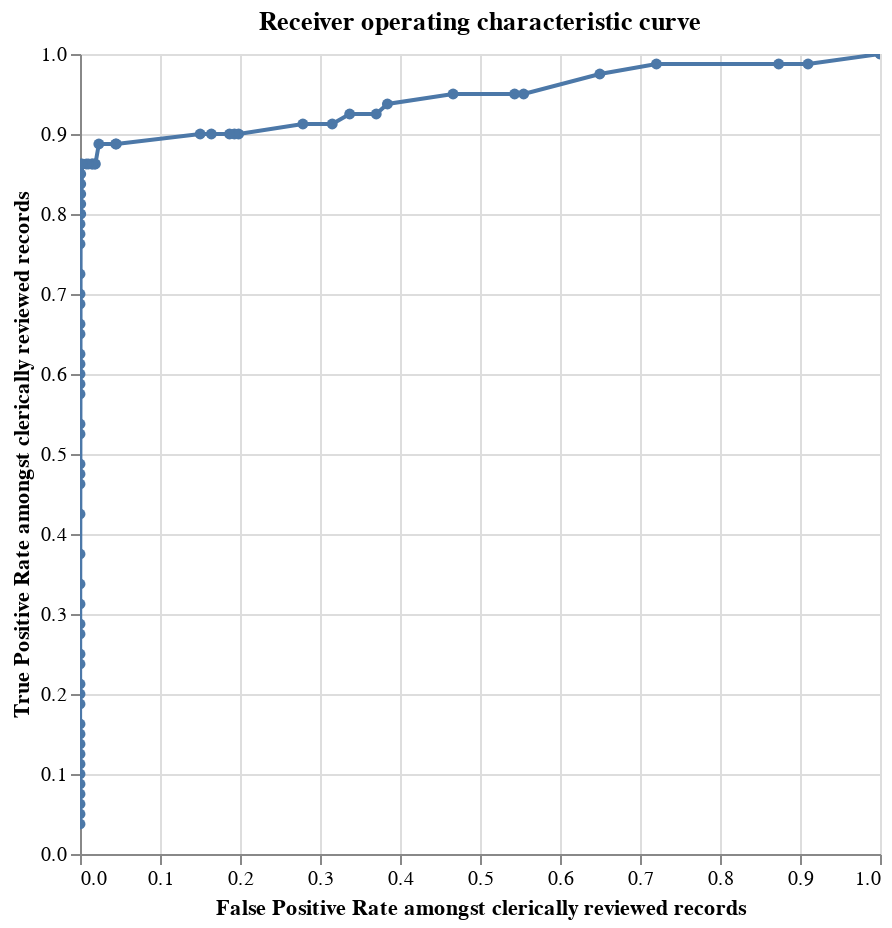

Notebook code cell kept with this figure:
### Markdown cell above
Then to produce the chart:

### Code cell
linker.con.register("labels", df_labels)

c = linker.roc_from_labels("labels")

### Figure 1 — Vega-Lite specification as saved in the notebook (floating-point values rounded to 4 significant figures)
{"$schema": "https://vega.github.io/schema/vega-lite/v4.8.1.json", "title": "Receiver operating characteristic curve", "height": 400, "width": 400, "data": {"values": [{"truth_threshold": -11.12, "row_count": 1225.0, "P": 80.0, "N": 1145.0, "TP": 80.0, "TN": 0.0, "FP": 1145.0, "FN": 0.0, "P_rate": 0.0, "N_rate": 0.9347, "TP_rate": 1.0, "TN_rate": 0.0, "FP_rate": 1.0, "FN_rate": 0.0, "precision": 0.06531, "recall": 1.0}, {"truth_threshold": -10.28, "row_count": 1225.0, "P": 80.0, "N": 1145.0, "TP": 79.0, "TN": 103.0, "FP": 1042.0, "FN": 1.0, "P_rate": 0.0, "N_rate": 0.9347, "TP_rate": 0.9875, "TN_rate": 0.08996, "FP_rate": 0.91, "FN_rate": 0.0125, "precision": 0.07047, "recall": 0.9875}, {"truth_threshold": -9.958, "row_count": 1225.0, "P": 80.0, "N": 1145.0, "TP": 79.0, "TN": 145.0, "FP": 1000.0, "FN": 1.0, "P_rate": 0.0, "N_rate": 0.9347, "TP_rate": 0.9875, "TN_rate": 0.1266, "FP_rate": 0.8734, "FN_rate": 0.0125, "precision": 0.07322, "recall": 0.9875}, {"truth_threshold": -9.89, "row_count": 1225.0, "P": 80.0, "N": 1145.0, "TP": 79.0, "TN": 320.0, "FP": 825.0, "FN": 1.0, "P_rate": 0.0, "N_rate": 0.9347, "TP_rate": 0.9875, "TN_rate": 0.2795, "FP_rate": 0.7205, "FN_rate": 0.0125, "precision": 0.08739, "recall": 0.9875}, {"truth_threshold": -9.121, "row_count": 1225.0, "P": 80.0, "N": 1145.0, "TP": 78.0, "TN": 401.0, "FP": 744.0, "FN": 2.0, "P_rate": 0.0, "N_rate": 0.9347, "TP_rate": 0.975, "TN_rate": 0.3502, "FP_rate": 0.6498, "FN_rate": 0.025, "precision": 0.09489, "recall": 0.975}, {"truth_threshold": -9.053, "row_count": 1225.0, "P": 80.0, "N": 1145.0, "TP": 76.0, "TN": 510.0, "FP": 635.0, "FN": 4.0, "P_rate": 0.0, "N_rate": 0.9347, "TP_rate": 0.95, "TN_rate": 0.4454, "FP_rate": 0.5546, "FN_rate": 0.05, "precision": 0.1069, "recall": 0.95}, {"truth_threshold": -9.043, "row_count": 1225.0, "P": 80.0, "N": 1145.0, "TP": 76.0, "TN": 523.0, "FP": 622.0, "FN": 4.0, "P_rate": 0.0, "N_rate": 0.9347, "TP_rate": 0.95, "TN_rate": 0.4568, "FP_rate": 0.5432, "FN_rate": 0.05, "precision": 0.1089, "recall": 0.95}, {"truth_threshold": -8.731, "row_count": 1225.0, "P": 80.0, "N": 1145.0, "TP": 76.0, "TN": 611.0, "FP": 534.0, "FN": 4.0, "P_rate": 0.0, "N_rate": 0.9347, "TP_rate": 0.95, "TN_rate": 0.5336, "FP_rate": 0.4664, "FN_rate": 0.05, "precision": 0.1246, "recall": 0.95}, {"truth_threshold": -8.519, "row_count": 1225.0, "P": 80.0, "N": 1145.0, "TP": 75.0, "TN": 705.0, "FP": 440.0, "FN": 5.0, "P_rate": 0.0, "N_rate": 0.9347, "TP_rate": 0.9375, "TN_rate": 0.6157, "FP_rate": 0.3843, "FN_rate": 0.0625, "precision": 0.1456, "recall": 0.9375}, {"truth_threshold": -8.206, "row_count": 1225.0, "P": 80.0, "N": 1145.0, "TP": 74.0, "TN": 721.0, "FP": 424.0, "FN": 6.0, "P_rate": 0.0, "N_rate": 0.9347, "TP_rate": 0.925, "TN_rate": 0.6297, "FP_rate": 0.3703, "FN_rate": 0.075, "precision": 0.1486, "recall": 0.925}, {"truth_threshold": -7.894, "row_count": 1225.0, "P": 80.0, "N": 1145.0, "TP": 74.0, "TN": 759.0, "FP": 386.0, "FN": 6.0, "P_rate": 0.0, "N_rate": 0.9347, "TP_rate": 0.925, "TN_rate": 0.6629, "FP_rate": 0.3371, "FN_rate": 0.075, "precision": 0.1609, "recall": 0.925}, {"truth_threshold": -7.884, "row_count": 1225.0, "P": 80.0, "N": 1145.0, "TP": 73.0, "TN": 784.0, "FP": 361.0, "FN": 7.0, "P_rate": 0.0, "N_rate": 0.9347, "TP_rate": 0.9125, "TN_rate": 0.6847, "FP_rate": 0.3153, "FN_rate": 0.0875, "precision": 0.1682, "recall": 0.9125}, {"truth_threshold": -7.816, "row_count": 1225.0, "P": 80.0, "N": 1145.0, "TP": 73.0, "TN": 826.0, "FP": 319.0, "FN": 7.0, "P_rate": 0.0, "N_rate": 0.9347, "TP_rate": 0.9125, "TN_rate": 0.7214, "FP_rate": 0.2786, "FN_rate": 0.0875, "precision": 0.1862, "recall": 0.9125}, {"truth_threshold": -7.682, "row_count": 1225.0, "P": 80.0, "N": 1145.0, "TP": 72.0, "TN": 918.0, "FP": 227.0, "FN": 8.0, "P_rate": 0.0, "N_rate": 0.9347, "TP_rate": 0.9, "TN_rate": 0.8017, "FP_rate": 0.1983, "FN_rate": 0.1, "precision": 0.2408, "recall": 0.9}, {"truth_threshold": -7.292, "row_count": 1225.0, "P": 80.0, "N": 1145.0, "TP": 72.0, "TN": 924.0, "FP": 221.0, "FN": 8.0, "P_rate": 0.0, "N_rate": 0.9347, "TP_rate": 0.9, "TN_rate": 0.807, "FP_rate": 0.193, "FN_rate": 0.1, "precision": 0.2457, "recall": 0.9}, {"truth_threshold": -7.047, "row_count": 1225.0, "P": 80.0, "N": 1145.0, "TP": 72.0, "TN": 931.0, "FP": 214.0, "FN": 8.0, "P_rate": 0.0, "N_rate": 0.9347, "TP_rate": 0.9, "TN_rate": 0.8131, "FP_rate": 0.1869, "FN_rate": 0.1, "precision": 0.2517, "recall": 0.9}, {"truth_threshold": -6.978, "row_count": 1225.0, "P": 80.0, "N": 1145.0, "TP": 72.0, "TN": 957.0, "FP": 188.0, "FN": 8.0, "P_rate": 0.0, "N_rate": 0.9347, "TP_rate": 0.9, "TN_rate": 0.8358, "FP_rate": 0.1642, "FN_rate": 0.1, "precision": 0.2769, "recall": 0.9}, {"truth_threshold": -6.656, "row_count": 1225.0, "P": 80.0, "N": 1145.0, "TP": 72.0, "TN": 973.0, "FP": 172.0, "FN": 8.0, "P_rate": 0.0, "N_rate": 0.9347, "TP_rate": 0.9, "TN_rate": 0.8498, "FP_rate": 0.1502, "FN_rate": 0.1, "precision": 0.2951, "recall": 0.9}, {"truth_threshold": -6.455, "row_count": 1225.0, "P": 80.0, "N": 1145.0, "TP": 71.0, "TN": 1093.0, "FP": 52.0, "FN": 9.0, "P_rate": 0.0, "N_rate": 0.9347, "TP_rate": 0.8875, "TN_rate": 0.9546, "FP_rate": 0.04541, "FN_rate": 0.1125, "precision": 0.5772, "recall": 0.8875}, {"truth_threshold": -5.819, "row_count": 1225.0, "P": 80.0, "N": 1145.0, "TP": 71.0, "TN": 1094.0, "FP": 51.0, "FN": 9.0, "P_rate": 0.0, "N_rate": 0.9347, "TP_rate": 0.8875, "TN_rate": 0.9555, "FP_rate": 0.04454, "FN_rate": 0.1125, "precision": 0.582, "recall": 0.8875}, {"truth_threshold": -5.217, "row_count": 1225.0, "P": 80.0, "N": 1145.0, "TP": 71.0, "TN": 1118.0, "FP": 27.0, "FN": 9.0, "P_rate": 0.0, "N_rate": 0.9347, "TP_rate": 0.8875, "TN_rate": 0.9764, "FP_rate": 0.02358, "FN_rate": 0.1125, "precision": 0.7245, "recall": 0.8875}, {"truth_threshold": -4.38, "row_count": 1225.0, "P": 80.0, "N": 1145.0, "TP": 69.0, "TN": 1123.0, "FP": 22.0, "FN": 11.0, "P_rate": 0.0, "N_rate": 0.9347, "TP_rate": 0.8625, "TN_rate": 0.9808, "FP_rate": 0.01921, "FN_rate": 0.1375, "precision": 0.7582, "recall": 0.8625}, {"truth_threshold": -4.301, "row_count": 1225.0, "P": 80.0, "N": 1145.0, "TP": 69.0, "TN": 1124.0, "FP": 21.0, "FN": 11.0, "P_rate": 0.0, "N_rate": 0.9347, "TP_rate": 0.8625, "TN_rate": 0.9817, "FP_rate": 0.01834, "FN_rate": 0.1375, "precision": 0.7667, "recall": 0.8625}, {"truth_threshold": -3.464, "row_count": 1225.0, "P": 80.0, "N": 1145.0, "TP": 69.0, "TN": 1127.0, "FP": 18.0, "FN": 11.0, "P_rate": 0.0, "N_rate": 0.9347, "TP_rate": 0.8625, "TN_rate": 0.9843, "FP_rate": 0.01572, "FN_rate": 0.1375, "precision": 0.7931, "recall": 0.8625}, {"truth_threshold": -3.142, "row_count": 1225.0, "P": 80.0, "N": 1145.0, "TP": 69.0, "TN": 1128.0, "FP": 17.0, "FN": 11.0, "P_rate": 0.0, "N_rate": 0.9347, "TP_rate": 0.8625, "TN_rate": 0.9852, "FP_rate": 0.01485, "FN_rate": 0.1375, "precision": 0.8023, "recall": 0.8625}, {"truth_threshold": -2.18, "row_count": 1225.0, "P": 80.0, "N": 1145.0, "TP": 69.0, "TN": 1133.0, "FP": 12.0, "FN": 11.0, "P_rate": 0.0, "N_rate": 0.9347, "TP_rate": 0.8625, "TN_rate": 0.9895, "FP_rate": 0.01048, "FN_rate": 0.1375, "precision": 0.8519, "recall": 0.8625}, {"truth_threshold": -1.915, "row_count": 1225.0, "P": 80.0, "N": 1145.0, "TP": 69.0, "TN": 1136.0, "FP": 9.0, "FN": 11.0, "P_rate": 0.0, "N_rate": 0.9347, "TP_rate": 0.8625, "TN_rate": 0.9921, "FP_rate": 0.00786, "FN_rate": 0.1375, "precision": 0.8846, "recall": 0.8625}, {"truth_threshold": -1.703, "row_count": 1225.0, "P": 80.0, "N": 1145.0, "TP": 69.0, "TN": 1142.0, "FP": 3.0, "FN": 11.0, "P_rate": 0.0, "N_rate": 0.9347, "TP_rate": 0.8625, "TN_rate": 0.9974, "FP_rate": 0.00262, "FN_rate": 0.1375, "precision": 0.9583, "recall": 0.8625}, {"truth_threshold": -1.465, "row_count": 1225.0, "P": 80.0, "N": 1145.0, "TP": 69.0, "TN": 1144.0, "FP": 1.0, "FN": 11.0, "P_rate": 0.0, "N_rate": 0.9347, "TP_rate": 0.8625, "TN_rate": 0.9991, "FP_rate": 0.0008734, "FN_rate": 0.1375, "precision": 0.9857, "recall": 0.8625}, {"truth_threshold": -1.397, "row_count": 1225.0, "P": 80.0, "N": 1145.0, "TP": 68.0, "TN": 1144.0, "FP": 1.0, "FN": 12.0, "P_rate": 0.0, "N_rate": 0.9347, "TP_rate": 0.85, "TN_rate": 0.9991, "FP_rate": 0.0008734, "FN_rate": 0.15, "precision": 0.9855, "recall": 0.85}, {"truth_threshold": -1.351, "row_count": 1225.0, "P": 80.0, "N": 1145.0, "TP": 67.0, "TN": 1144.0, "FP": 1.0, "FN": 13.0, "P_rate": 0.0, "N_rate": 0.9347, "TP_rate": 0.8375, "TN_rate": 0.9991, "FP_rate": 0.0008734, "FN_rate": 0.1625, "precision": 0.9853, "recall": 0.8375}, {"truth_threshold": -1.282, "row_count": 1225.0, "P": 80.0, "N": 1145.0, "TP": 66.0, "TN": 1144.0, "FP": 1.0, "FN": 14.0, "P_rate": 0.0, "N_rate": 0.9347, "TP_rate": 0.825, "TN_rate": 0.9991, "FP_rate": 0.0008734, "FN_rate": 0.175, "precision": 0.9851, "recall": 0.825}, {"truth_threshold": -1.077, "row_count": 1225.0, "P": 80.0, "N": 1145.0, "TP": 65.0, "TN": 1144.0, "FP": 1.0, "FN": 15.0, "P_rate": 0.0, "N_rate": 0.9347, "TP_rate": 0.8125, "TN_rate": 0.9991, "FP_rate": 0.0008734, "FN_rate": 0.1875, "precision": 0.9848, "recall": 0.8125}, {"truth_threshold": -0.9527, "row_count": 1225.0, "P": 80.0, "N": 1145.0, "TP": 64.0, "TN": 1144.0, "FP": 1.0, "FN": 16.0, "P_rate": 0.0, "N_rate": 0.9347, "TP_rate": 0.8, "TN_rate": 0.9991, "FP_rate": 0.0008734, "FN_rate": 0.2, "precision": 0.9846, "recall": 0.8}, {"truth_threshold": -0.6999, "row_count": 1225.0, "P": 80.0, "N": 1145.0, "TP": 64.0, "TN": 1145.0, "FP": 0.0, "FN": 16.0, "P_rate": 0.0, "N_rate": 0.9347, "TP_rate": 0.8, "TN_rate": 1.0, "FP_rate": 0.0, "FN_rate": 0.2, "precision": 1.0, "recall": 0.8}, {"truth_threshold": -0.628, "row_count": 1225.0, "P": 80.0, "N": 1145.0, "TP": 63.0, "TN": 1145.0, "FP": 0.0, "FN": 17.0, "P_rate": 0.0, "N_rate": 0.9347, "TP_rate": 0.7875, "TN_rate": 1.0, "FP_rate": 0.0, "FN_rate": 0.2125, "precision": 1.0, "recall": 0.7875}, {"truth_threshold": -0.5599, "row_count": 1225.0, "P": 80.0, "N": 1145.0, "TP": 62.0, "TN": 1145.0, "FP": 0.0, "FN": 18.0, "P_rate": 0.0, "N_rate": 0.9347, "TP_rate": 0.775, "TN_rate": 1.0, "FP_rate": 0.0, "FN_rate": 0.225, "precision": 1.0, "recall": 0.775}, {"truth_threshold": -0.5133, "row_count": 1225.0, "P": 80.0, "N": 1145.0, "TP": 61.0, "TN": 1145.0, "FP": 0.0, "FN": 19.0, "P_rate": 0.0, "N_rate": 0.9347, "TP_rate": 0.7625, "TN_rate": 1.0, "FP_rate": 0.0, "FN_rate": 0.2375, "precision": 1.0, "recall": 0.7625}, {"truth_threshold": -0.2379, "row_count": 1225.0, "P": 80.0, "N": 1145.0, "TP": 58.0, "TN": 1145.0, "FP": 0.0, "FN": 22.0, "P_rate": 0.0, "N_rate": 0.9347, "TP_rate": 0.725, "TN_rate": 1.0, "FP_rate": 0.0, "FN_rate": 0.275, "precision": 1.0, "recall": 0.725}, {"truth_threshold": 0.402, "row_count": 1225.0, "P": 80.0, "N": 1145.0, "TP": 56.0, "TN": 1145.0, "FP": 0.0, "FN": 24.0, "P_rate": 0.0, "N_rate": 0.9347, "TP_rate": 0.7, "TN_rate": 1.0, "FP_rate": 0.0, "FN_rate": 0.3, "precision": 1.0, "recall": 0.7}, {"truth_threshold": 0.6821, "row_count": 1225.0, "P": 80.0, "N": 1145.0, "TP": 55.0, "TN": 1145.0, "FP": 0.0, "FN": 25.0, "P_rate": 0.0, "N_rate": 0.9347, "TP_rate": 0.6875, "TN_rate": 1.0, "FP_rate": 0.0, "FN_rate": 0.3125, "precision": 1.0, "recall": 0.6875}, {"truth_threshold": 0.739, "row_count": 1225.0, "P": 80.0, "N": 1145.0, "TP": 53.0, "TN": 1145.0, "FP": 0.0, "FN": 27.0, "P_rate": 0.0, "N_rate": 0.9347, "TP_rate": 0.6625, "TN_rate": 1.0, "FP_rate": 0.0, "FN_rate": 0.3375, "precision": 1.0, "recall": 0.6625}, {"truth_threshold": 0.7922, "row_count": 1225.0, "P": 80.0, "N": 1145.0, "TP": 52.0, "TN": 1145.0, "FP": 0.0, "FN": 28.0, "P_rate": 0.0, "N_rate": 0.9347, "TP_rate": 0.65, "TN_rate": 1.0, "FP_rate": 0.0, "FN_rate": 0.35, "precision": 1.0, "recall": 0.65}, {"truth_threshold": 0.8109, "row_count": 1225.0, "P": 80.0, "N": 1145.0, "TP": 50.0, "TN": 1145.0, "FP": 0.0, "FN": 30.0, "P_rate": 0.0, "N_rate": 0.9347, "TP_rate": 0.625, "TN_rate": 1.0, "FP_rate": 0.0, "FN_rate": 0.375, "precision": 1.0, "recall": 0.625}, {"truth_threshold": 1.951, "row_count": 1225.0, "P": 80.0, "N": 1145.0, "TP": 49.0, "TN": 1145.0, "FP": 0.0, "FN": 31.0, "P_rate": 0.0, "N_rate": 0.9347, "TP_rate": 0.6125, "TN_rate": 1.0, "FP_rate": 0.0, "FN_rate": 0.3875, "precision": 1.0, "recall": 0.6125}, {"truth_threshold": 2.121, "row_count": 1225.0, "P": 80.0, "N": 1145.0, "TP": 48.0, "TN": 1145.0, "FP": 0.0, "FN": 32.0, "P_rate": 0.0, "N_rate": 0.9347, "TP_rate": 0.6, "TN_rate": 1.0, "FP_rate": 0.0, "FN_rate": 0.4, "precision": 1.0, "recall": 0.6}, {"truth_threshold": 2.789, "row_count": 1225.0, "P": 80.0, "N": 1145.0, "TP": 47.0, "TN": 1145.0, "FP": 0.0, "FN": 33.0, "P_rate": 0.0, "N_rate": 0.9347, "TP_rate": 0.5875, "TN_rate": 1.0, "FP_rate": 0.0, "FN_rate": 0.4125, "precision": 1.0, "recall": 0.5875}, {"truth_threshold": 5.941, "row_count": 1225.0, "P": 80.0, "N": 1145.0, "TP": 46.0, "TN": 1145.0, "FP": 0.0, "FN": 34.0, "P_rate": 0.0, "N_rate": 0.9347, "TP_rate": 0.575, "TN_rate": 1.0, "FP_rate": 0.0, "FN_rate": 0.425, "precision": 1.0, "recall": 0.575}, {"truth_threshold": 6.428, "row_count": 1225.0, "P": 80.0, "N": 1145.0, "TP": 43.0, "TN": 1145.0, "FP": 0.0, "FN": 37.0, "P_rate": 0.0, "N_rate": 0.9347, "TP_rate": 0.5375, "TN_rate": 1.0, "FP_rate": 0.0, "FN_rate": 0.4625, "precision": 1.0, "recall": 0.5375}, {"truth_threshold": 6.634, "row_count": 1225.0, "P": 80.0, "N": 1145.0, "TP": 42.0, "TN": 1145.0, "FP": 0.0, "FN": 38.0, "P_rate": 0.0, "N_rate": 0.9347, "TP_rate": 0.525, "TN_rate": 1.0, "FP_rate": 0.0, "FN_rate": 0.475, "precision": 1.0, "recall": 0.525}, {"truth_threshold": 6.639, "row_count": 1225.0, "P": 80.0, "N": 1145.0, "TP": 39.0, "TN": 1145.0, "FP": 0.0, "FN": 41.0, "P_rate": 0.0, "N_rate": 0.9347, "TP_rate": 0.4875, "TN_rate": 1.0, "FP_rate": 0.0, "FN_rate": 0.5125, "precision": 1.0, "recall": 0.4875}, {"truth_threshold": 6.903, "row_count": 1225.0, "P": 80.0, "N": 1145.0, "TP": 38.0, "TN": 1145.0, "FP": 0.0, "FN": 42.0, "P_rate": 0.0, "N_rate": 0.9347, "TP_rate": 0.475, "TN_rate": 1.0, "FP_rate": 0.0, "FN_rate": 0.525, "precision": 1.0, "recall": 0.475}, {"truth_threshold": 7.101, "row_count": 1225.0, "P": 80.0, "N": 1145.0, "TP": 37.0, "TN": 1145.0, "FP": 0.0, "FN": 43.0, "P_rate": 0.0, "N_rate": 0.9347, "TP_rate": 0.4625, "TN_rate": 1.0, "FP_rate": 0.0, "FN_rate": 0.5375, "precision": 1.0, "recall": 0.4625}, {"truth_threshold": 7.471, "row_count": 1225.0, "P": 80.0, "N": 1145.0, "TP": 34.0, "TN": 1145.0, "FP": 0.0, "FN": 46.0, "P_rate": 0.0, "N_rate": 0.9347, "TP_rate": 0.425, "TN_rate": 1.0, "FP_rate": 0.0, "FN_rate": 0.575, "precision": 1.0, "recall": 0.425}, {"truth_threshold": 7.655, "row_count": 1225.0, "P": 80.0, "N": 1145.0, "TP": 30.0, "TN": 1145.0, "FP": 0.0, "FN": 50.0, "P_rate": 0.0, "N_rate": 0.9347, "TP_rate": 0.375, "TN_rate": 1.0, "FP_rate": 0.0, "FN_rate": 0.625, "precision": 1.0, "recall": 0.375}, {"truth_threshold": 7.908, "row_count": 1225.0, "P": 80.0, "N": 1145.0, "TP": 27.0, "TN": 1145.0, "FP": 0.0, "FN": 53.0, "P_rate": 0.0, "N_rate": 0.9347, "TP_rate": 0.3375, "TN_rate": 1.0, "FP_rate": 0.0, "FN_rate": 0.6625, "precision": 1.0, "recall": 0.3375}, {"truth_threshold": 8.131, "row_count": 1225.0, "P": 80.0, "N": 1145.0, "TP": 25.0, "TN": 1145.0, "FP": 0.0, "FN": 55.0, "P_rate": 0.0, "N_rate": 0.9347, "TP_rate": 0.3125, "TN_rate": 1.0, "FP_rate": 0.0, "FN_rate": 0.6875, "precision": 1.0, "recall": 0.3125}, {"truth_threshold": 8.37, "row_count": 1225.0, "P": 80.0, "N": 1145.0, "TP": 23.0, "TN": 1145.0, "FP": 0.0, "FN": 57.0, "P_rate": 0.0, "N_rate": 0.9347, "TP_rate": 0.2875, "TN_rate": 1.0, "FP_rate": 0.0, "FN_rate": 0.7125, "precision": 1.0, "recall": 0.2875}, {"truth_threshold": 8.63, "row_count": 1225.0, "P": 80.0, "N": 1145.0, "TP": 22.0, "TN": 1145.0, "FP": 0.0, "FN": 58.0, "P_rate": 0.0, "N_rate": 0.9347, "TP_rate": 0.275, "TN_rate": 1.0, "FP_rate": 0.0, "FN_rate": 0.725, "precision": 1.0, "recall": 0.275}, {"truth_threshold": 8.713, "row_count": 1225.0, "P": 80.0, "N": 1145.0, "TP": 20.0, "TN": 1145.0, "FP": 0.0, "FN": 60.0, "P_rate": 0.0, "N_rate": 0.9347, "TP_rate": 0.25, "TN_rate": 1.0, "FP_rate": 0.0, "FN_rate": 0.75, "precision": 1.0, "recall": 0.25}, {"truth_threshold": 9.29, "row_count": 1225.0, "P": 80.0, "N": 1145.0, "TP": 19.0, "TN": 1145.0, "FP": 0.0, "FN": 61.0, "P_rate": 0.0, "N_rate": 0.9347, "TP_rate": 0.2375, "TN_rate": 1.0, "FP_rate": 0.0, "FN_rate": 0.7625, "precision": 1.0, "recall": 0.2375}, {"truth_threshold": 9.982, "row_count": 1225.0, "P": 80.0, "N": 1145.0, "TP": 17.0, "TN": 1145.0, "FP": 0.0, "FN": 63.0, "P_rate": 0.0, "N_rate": 0.9347, "TP_rate": 0.2125, "TN_rate": 1.0, "FP_rate": 0.0, "FN_rate": 0.7875, "precision": 1.0, "recall": 0.2125}, {"truth_threshold": 10.82, "row_count": 1225.0, "P": 80.0, "N": 1145.0, "TP": 16.0, "TN": 1145.0, "FP": 0.0, "FN": 64.0, "P_rate": 0.0, "N_rate": 0.9347, "TP_rate": 0.2, "TN_rate": 1.0, "FP_rate": 0.0, "FN_rate": 0.8, "precision": 1.0, "recall": 0.2}, {"truth_threshold": 13.32, "row_count": 1225.0, "P": 80.0, "N": 1145.0, "TP": 15.0, "TN": 1145.0, "FP": 0.0, "FN": 65.0, "P_rate": 0.0, "N_rate": 0.9347, "TP_rate": 0.1875, "TN_rate": 1.0, "FP_rate": 0.0, "FN_rate": 0.8125, "precision": 1.0, "recall": 0.1875}, {"truth_threshold": 13.77, "row_count": 1225.0, "P": 80.0, "N": 1145.0, "TP": 13.0, "TN": 1145.0, "FP": 0.0, "FN": 67.0, "P_rate": 0.0, "N_rate": 0.9347, "TP_rate": 0.1625, "TN_rate": 1.0, "FP_rate": 0.0, "FN_rate": 0.8375, "precision": 1.0, "recall": 0.1625}, {"truth_threshold": 14.48, "row_count": 1225.0, "P": 80.0, "N": 1145.0, "TP": 12.0, "TN": 1145.0, "FP": 0.0, "FN": 68.0, "P_rate": 0.0, "N_rate": 0.9347, "TP_rate": 0.15, "TN_rate": 1.0, "FP_rate": 0.0, "FN_rate": 0.85, "precision": 1.0, "recall": 0.15}, {"truth_threshold": 14.55, "row_count": 1225.0, "P": 80.0, "N": 1145.0, "TP": 11.0, "TN": 1145.0, "FP": 0.0, "FN": 69.0, "P_rate": 0.0, "N_rate": 0.9347, "TP_rate": 0.1375, "TN_rate": 1.0, "FP_rate": 0.0, "FN_rate": 0.8625, "precision": 1.0, "recall": 0.1375}, {"truth_threshold": 15.13, "row_count": 1225.0, "P": 80.0, "N": 1145.0, "TP": 10.0, "TN": 1145.0, "FP": 0.0, "FN": 70.0, "P_rate": 0.0, "N_rate": 0.9347, "TP_rate": 0.125, "TN_rate": 1.0, "FP_rate": 0.0, "FN_rate": 0.875, "precision": 1.0, "recall": 0.125}, {"truth_threshold": 15.69, "row_count": 1225.0, "P": 80.0, "N": 1145.0, "TP": 9.0, "TN": 1145.0, "FP": 0.0, "FN": 71.0, "P_rate": 0.0, "N_rate": 0.9347, "TP_rate": 0.1125, "TN_rate": 1.0, "FP_rate": 0.0, "FN_rate": 0.8875, "precision": 1.0, "recall": 0.1125}, {"truth_threshold": 15.71, "row_count": 1225.0, "P": 80.0, "N": 1145.0, "TP": 8.0, "TN": 1145.0, "FP": 0.0, "FN": 72.0, "P_rate": 0.0, "N_rate": 0.9347, "TP_rate": 0.1, "TN_rate": 1.0, "FP_rate": 0.0, "FN_rate": 0.9, "precision": 1.0, "recall": 0.1}, {"truth_threshold": 15.89, "row_count": 1225.0, "P": 80.0, "N": 1145.0, "TP": 7.0, "TN": 1145.0, "FP": 0.0, "FN": 73.0, "P_rate": 0.0, "N_rate": 0.9347, "TP_rate": 0.0875, "TN_rate": 1.0, "FP_rate": 0.0, "FN_rate": 0.9125, "precision": 1.0, "recall": 0.0875}, {"truth_threshold": 15.92, "row_count": 1225.0, "P": 80.0, "N": 1145.0, "TP": 6.0, "TN": 1145.0, "FP": 0.0, "FN": 74.0, "P_rate": 0.0, "N_rate": 0.9347, "TP_rate": 0.075, "TN_rate": 1.0, "FP_rate": 0.0, "FN_rate": 0.925, "precision": 1.0, "recall": 0.075}, {"truth_threshold": 17.32, "row_count": 1225.0, "P": 80.0, "N": 1145.0, "TP": 5.0, "TN": 1145.0, "FP": 0.0, "FN": 75.0, "P_rate": 0.0, "N_rate": 0.9347, "TP_rate": 0.0625, "TN_rate": 1.0, "FP_rate": 0.0, "FN_rate": 0.9375, "precision": 1.0, "recall": 0.0625}, {"truth_threshold": 23.74, "row_count": 1225.0, "P": 80.0, "N": 1145.0, "TP": 4.0, "TN": 1145.0, "FP": 0.0, "FN": 76.0, "P_rate": 0.0, "N_rate": 0.9347, "TP_rate": 0.05, "TN_rate": 1.0, "FP_rate": 0.0, "FN_rate": 0.95, "precision": 1.0, "recall": 0.05}, {"truth_threshold": 27.29, "row_count": 1225.0, "P": 80.0, "N": 1145.0, "TP": 3.0, "TN": 1145.0, "FP": 0.0, "FN": 77.0, "P_rate": 0.0, "N_rate": 0.9347, "TP_rate": 0.0375, "TN_rate": 1.0, "FP_rate": 0.0, "FN_rate": 0.9625, "precision": 1.0, "recall": 0.0375}]}, "mark": {"type": "line", "clip": true, "point": true}, "encoding": {"tooltip": [{"type": "quantitative", "field": "truth_threshold", "format": ".4f"}, {"type": "quantitative", "field": "FP_rate", "format": ".4f"}, {"type": "quantitative", "field": "TP_rate", "format": ".4f"}, {"type": "quantitative", "field": "TP", "format": ",.0f"}, {"type": "quantitative", "field": "TN", "format": ",.0f"}, {"type": "quantitative", "field": "FP", "format": ",.0f"}, {"type": "quantitative", "field": "FN", "format": ",.0f"}, {"type": "quantitative", "field": "precision", "format": ".4f"}, {"type": "quantitative", "field": "recall", "format": ".4f"}], "x": {"type": "quantitative", "field": "FP_rate", "sort": ["truth_threshold"], "title": "False Positive Rate amongst clerically reviewed records"}, "y": {"type": "quantitative", "field": "TP_rate", "sort": ["truth_threshold"], "title": "True Positive Rate amongst clerically reviewed records"}}, "selection": {"selector076": {"type": "interval", "bind": "scales", "encodings": ["x"]}}}
